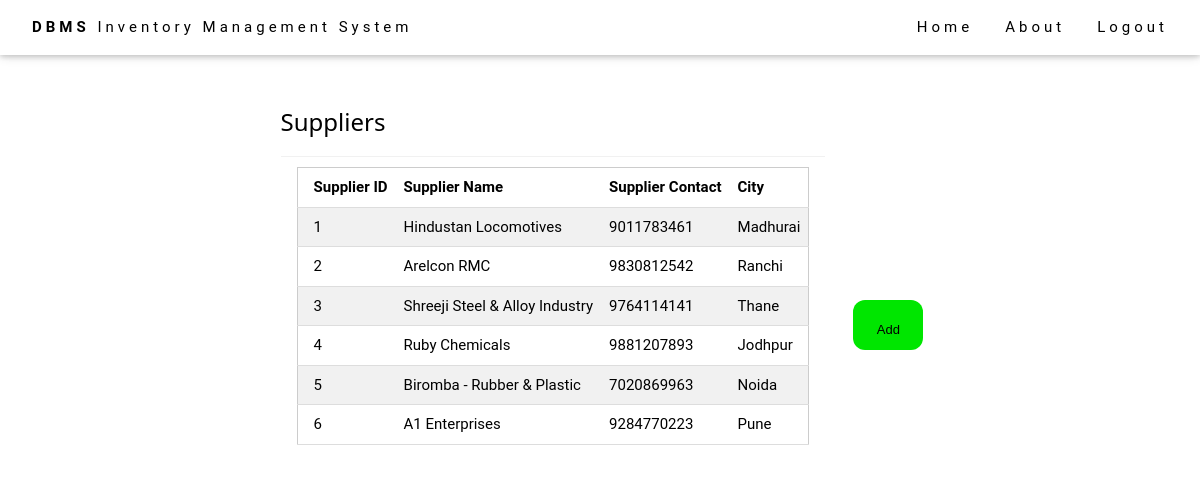
The page /main/supplier.php on the database its author committed.
### tables this page shows
CREATE TABLE `Suppliers`(
		`Supplier ID` INT NOT NULL PRIMARY KEY AUTO_INCREMENT,
        `Supplier Name` VARCHAR(30) NOT NULL,
        `Supplier Contact` BIGINT CHECK (LENGTH(`Supplier Contact`) = 10),
        `City` VARCHAR(30));

### main/supplier.php (the view, shortened to what this page needs)
<?php
require_once('config.php');
include "header_footer.php"
?>
<body style="background-image: url('pic13.jpg'); background-size:cover;">
  <div class="w3-content w3-padding w3-auto" id="products" style="margin-bottom:70px;margin-top:70px;background-color:white;">
    <h3 class="w3-border-bottom w3-border-light-grey w3-padding-16">Suppliers</h3>
    <div class="w3-container">
    <table class="w3-table w3-table-all w3-bordered" class="w3-table td" class="w3-table th">
    <tr>
      <th>Supplier ID</th>
      <th>Supplier Name</th>
      <th>Supplier Contact</th>
      <th>City</th>
    </tr>
    <?php
        try {
        	$sql="SELECT * FROM `Suppliers`";
        	$stmt = $db->prepare($sql);
        	$stmt->execute();
            while($row = $stmt->fetch(PDO::FETCH_ASSOC)){
                echo '<tr>';
                echo '<td>'.$row['Supplier ID'].'</td>';
                echo '<td>'.$row['Supplier Name'].'</td>';
                echo '<td>'.$row['Supplier Contact'].'</td>';
                echo '<td>'.$row['City'].'</td>';
                ?>
                <?php
                echo '</tr>';
                }
            }
        catch(PDOException $e) {
            echo $e->getMessage();
        }
    ?>
    </table> </div></div>
                      <button class="button w3-button w3-btn" style="width:70px;height:50px; font-size:13px;border-radius:12px; color:#000000; background-color:#00e600;margin-top:300px;"> <a href="sup_add.php" >Add </a >
                     </button >

### w3.css (style rules this page uses)
*,*:before,*:after { box-sizing:inherit }
html { -ms-text-size-adjust:100%;-webkit-text-size-adjust:100% }
body { margin:0 }
a { background-color:transparent }
button,input,select,textarea,optgroup { font:inherit;margin:0 }
button,input { overflow:visible }
button,select { text-transform:none }
button,[type=button],[type=reset],[type=submit] { -webkit-appearance:button }
html,body { font-family:Verdana,sans-serif;font-size:15px;line-height:1.5 }
html { overflow-x:hidden }
h3 { font-size:24px }
h1,h2,h3,h4,h5,h6 { font-family:"Segoe UI",Arial,sans-serif;font-weight:400;margin:10px 0 }
a { color:inherit }
.w3-table,.w3-table-all { border-collapse:collapse;border-spacing:0;width:100%;display:table }
.w3-table-all { border:1px solid #ccc }
.w3-bordered tr,.w3-table-all tr { border-bottom:1px solid #ddd }
.w3-table-all tr:nth-child(odd) { background-color:#fff }
.w3-table-all tr:nth-child(even) { background-color:#f1f1f1 }
.w3-table td,.w3-table th,.w3-table-all td,.w3-table-all th { padding:8px 8px;display:table-cell;text-align:left;vertical-align:top }
.w3-table th:first-child,.w3-table td:first-child,.w3-table-all th:first-child,.w3-table-all td:first-child { padding-left:16px }
.w3-btn,.w3-button { border:none;display:inline-block;padding:8px 16px;vertical-align:middle;overflow:hidden;text-decoration:none;color:inherit;background-color:inherit;text-align:center;cursor:pointer;white-space:nowrap }
.w3-btn,.w3-button { -webkit-touch-callout:none;-webkit-user-select:none;-khtml-user-select:none;-moz-user-select:none;-ms-user-select:none;user-select:none }
.w3-container:after,.w3-container:before,.w3-panel:after,.w3-panel:before,.w3-row:after,.w3-row:before,.w3-row-padding:after,.w3-row-padding:before, .w3-cell-row:before,.w3-cell-row:after,.w3-clear:after,.w3-clear:before,.w3-bar:before,.w3-bar:after { content:"";display:table;clear:both }
.w3-content,.w3-auto { margin-left:auto;margin-right:auto; }
.w3-content { max-width:980px }
.w3-auto { max-width:1140px }
@media (max-width:1205px) { .w3-auto { max-width:95% } }
.w3-container,.w3-panel { padding:0.01em 16px }
.w3-border-bottom { border-bottom:1px solid #ccc!important }
.w3-padding { padding:8px 16px!important }
.w3-padding-16 { padding-top:16px!important;padding-bottom:16px!important }
.w3-border-light-grey,.w3-hover-border-light-grey:hover,.w3-border-light-gray,.w3-hover-border-light-gray:hover { border-color:#f1f1f1!important }
.button { display: inline-block; background-color:#000000; border: none; color:#FFFFFF; text-align: center; font-size: 20px; font-family: "Trebuchet MS", Arial, Helvetica, sans-serif; padding: 20px; width: 200px; transition: all 0.5s; cursor: pointer; margin: 12px; }
html, body { margin: auto; display: flex; justify-content: center; font-family: Roboto, Arial, sans-serif; font-size: 15px; }
button { background-color: #0099ff; color: white; padding: 14px 0; margin: 10px 0; border: none; cursor: grabbing; width: 100%; }

### main/supplier.php (style rules this page uses)
A { text-decoration: none; }

### rows shown on the page
suppliers: Supplier ID "1", Supplier Name "Hindustan Locomotives", Supplier Contact "9011783461", City "Madhurai"
suppliers: Supplier ID "2", Supplier Name "Arelcon RMC", Supplier Contact "9830812542", City "Ranchi"
suppliers: Supplier ID "3", Supplier Name "Shreeji Steel & Alloy Industry", Supplier Contact "9764114141", City "Thane"
suppliers: Supplier ID "4", Supplier Name "Ruby Chemicals", Supplier Contact "9881207893", City "Jodhpur"
suppliers: Supplier ID "5", Supplier Name "Biromba - Rubber & Plastic", Supplier Contact "7020869963", City "Noida"
suppliers: Supplier ID "6", Supplier Name "A1 Enterprises", Supplier Contact "9284770223", City "Pune"
